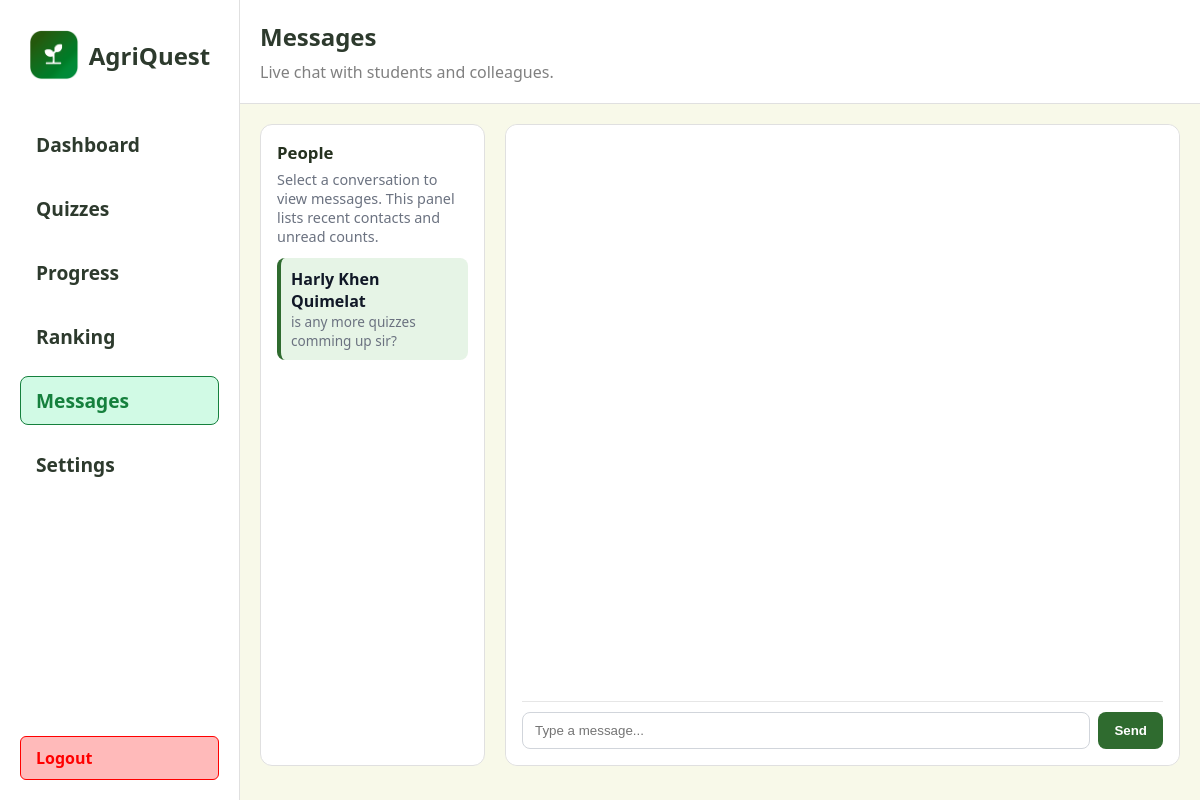
The app's page /student/messages (signed in) with its own data.
### app/models.py (models this page shows, shortened)
class Teacher(db.Model):
	id = db.Column(db.Integer, primary_key=True)
	name = db.Column(db.String(100), nullable=False)
	email = db.Column(db.String(120), unique=True, nullable=False)
	password_hash = db.Column(db.String(128), nullable=False)
	quizzes = db.relationship('Quiz', backref='teacher', lazy=True)

class Message(db.Model):
	id = db.Column(db.Integer, primary_key=True)
	conversation_id = db.Column(db.Integer, db.ForeignKey('conversation.id'), nullable=False)
	sender_role = db.Column(db.String(20), nullable=False)
	sender_id = db.Column(db.Integer, nullable=False)
	text = db.Column(db.Text, nullable=False)
	created_at = db.Column(db.DateTime, nullable=False, default=db.func.now())
	read = db.Column(db.Boolean, nullable=False, default=False)

### app/routes.py (the view)
@main.route("/student/messages")
def student_messages():
    student_id = session.get('student_id')
    conversations = []
    if student_id:
        convs = Conversation.query.filter_by(student_id=student_id).order_by(Conversation.created_at.desc()).all()
        for c in convs:
            last = None
            unread = 0
            if c.messages:
                last = c.messages[-1]
                unread = Message.query.filter(Message.conversation_id == c.id, Message.sender_role == 'teacher', Message.read == False).count()
            conversations.append({'id': c.id, 'teacher': c.teacher, 'last': last, 'unread': unread})
    teachers = Teacher.query.order_by(Teacher.name.asc()).all()
    return render_template('student/messages.html', conversations=conversations, teachers=teachers)

### app/templates/student/messages.html (shortened to what this page needs)
<!DOCTYPE html>
<html lang="en">
  <head>
  </head>
  <body>
    <div class="left">
      {% include 'partials/student_sidebar.html' %}
    </div>
    <div class="right">
      <div class="header">
        <div class="header-title">
          <span style="font-size: 1.5rem; font-weight: 700; color: #2d3a2d"
            >Messages</span
          >
          <span style="font-size: 1rem; color: grey"
            >Live chat with students and colleagues.</span
          >
        </div>
      </div>
      <div class="section" style="width: 100%;">
          <div class="section-left">
            <div class="panel">
              <h3>People</h3>
              <p class="guideline">Select a conversation to view messages. This panel lists recent contacts and unread counts.</p>
              <ul class="people-list" id="people-list">
                {% if conversations and conversations|length > 0 %}
                  {% for c in conversations %}
                    <li class="person" data-conv-id="{{ c.id }}">
                      <div class="meta">
                        <div class="name">{{ c.teacher.name if c.teacher else 'Teacher' }}</div>
                        <div class="snippet">{{ c.last.text[:60] if c.last else '' }}</div>
                      </div>
                    </li>
                  {% endfor %}
                {% else %}
                  <li class="person placeholder">No conversations yet.</li>
                {% endif %}
              </ul>
            </div>
          </div>
          <div class="section-right">
            <div class="panel messaging-wrapper">
              <div class="messages-area" id="messages-area">
              </div>
              <form class="composer" onsubmit="return false;" id="composer-form">
                <input type="text" placeholder="Type a message..." id="composer-input" />
                <button type="submit">Send</button>
              </form>
            </div>
          </div>
      </div>
    </div>
</body>
</html>

### app/templates/student/messages.html (style rules this page uses)
* { box-sizing: border-box; margin: 0; padding: 0; }
body { font-family: "Segoe UI", Tahoma, Geneva, Verdana, sans-serif; background: #f8f9e9; min-height: 100vh; display: flex; }
.left { width: 20%; background: white; padding: 20px; display: flex; flex-direction: column; justify-content: space-between; min-height: 100vh; border-right: 1px solid #e0e0e0; }
.right { height: 100vh; width: 80%; overflow-y: scroll; padding-bottom: 20px; }
.header { width: 100%; background-color: #fff; border-bottom: 1px solid #e0e0e0; margin-bottom: 20px; padding: 20px; display: flex; justify-content: space-between; align-items: center; }
.header-title { display: flex; flex-direction: column; gap: 8px; }
.section { display: flex; gap: 20px; padding: 0 20px; margin-top: 20px; }
.section-left, .section-right { border-radius: 12px; background-color: white; border: 1px solid #e0e0e0; }
.section-left { width: 25%; }
.section-right { width: 75%; }
.messaging-wrapper { display: flex; gap: 20px; height: 80vh; border-radius: 12px; background: white; padding: 20px; }
.panel { padding: 16px; }
.panel h3 { font-size: 1.05rem; margin-bottom: 6px; color: #25311f; }
.guideline { font-size: 0.9rem; color: #6b7280; margin-bottom: 12px; }
.people-list { list-style: none; display: flex; flex-direction: column; gap: 12px; }
.person { display: flex; align-items: center; gap: 12px; padding: 10px; border-radius: 8px; cursor: pointer; }
.person.active { background: #e6f4e6; border-left: 4px solid #2f6b2f; }
.meta { display:flex; flex-direction:column; }
.name { font-weight:600; color:#111827; }
.snippet { font-size:0.85rem; color:#6b7280; }
.messages-area { flex: 1 1 auto; display:flex; flex-direction:column; gap:12px; overflow:auto; padding:8px; }
.composer { display:flex; gap:8px; padding:10px 0 0 0; border-top:1px solid #e6e6e6; }
.composer input { flex:1; padding:10px 12px; border-radius:8px; border:1px solid #d1d5db; }
.composer button { padding:10px 16px; border-radius:8px; border:none; background:#2f6b2f; color:white; font-weight:600; }
.section-left .panel { height: calc(70vh - 32px); overflow:auto; }
.section-right .panel { display:flex; flex-direction:column; width:100%; }

### records on screen
Teacher: teacher "Harly Khen Quimelat"
Message: last "is any more quizzes comming up sir?"
